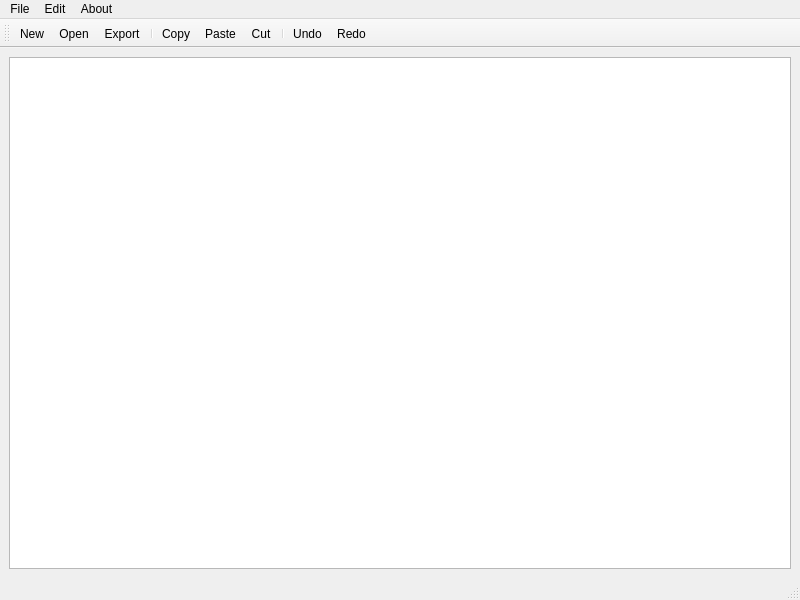
<?xml version="1.0" encoding="UTF-8"?>
<ui version="4.0">
 <class>client</class>
 <widget class="QMainWindow" name="client">
  <property name="geometry">
   <rect>
    <x>0</x>
    <y>0</y>
    <width>800</width>
    <height>600</height>
   </rect>
  </property>
  <property name="windowTitle">
   <string>MainWindow</string>
  </property>
  <widget class="QWidget" name="centralwidget">
   <layout class="QHBoxLayout" name="horizontalLayout">
    <item>
     <widget class="QTextEdit" name="textEdit"/>
    </item>
   </layout>
  </widget>
  <widget class="QMenuBar" name="menubar">
   <property name="geometry">
    <rect>
     <x>0</x>
     <y>0</y>
     <width>800</width>
     <height>22</height>
    </rect>
   </property>
   <widget class="QMenu" name="menuFile">
    <property name="title">
     <string>File</string>
    </property>
    <addaction name="actionNew"/>
    <addaction name="actionOpen"/>
    <addaction name="actionExport"/>
   </widget>
   <widget class="QMenu" name="menuEdit">
    <property name="title">
     <string>Edit</string>
    </property>
    <addaction name="actionCopy"/>
    <addaction name="actionPaste"/>
    <addaction name="actionCut"/>
    <addaction name="separator"/>
    <addaction name="actionUndo"/>
    <addaction name="actionRedo"/>
   </widget>
   <widget class="QMenu" name="menuAbout">
    <property name="title">
     <string>About</string>
    </property>
    <addaction name="actionAbout_Tintero"/>
   </widget>
   <addaction name="menuFile"/>
   <addaction name="menuEdit"/>
   <addaction name="menuAbout"/>
  </widget>
  <widget class="QStatusBar" name="statusbar"/>
  <widget class="QToolBar" name="toolBar">
   <property name="windowTitle">
    <string>toolBar</string>
   </property>
   <attribute name="toolBarArea">
    <enum>TopToolBarArea</enum>
   </attribute>
   <attribute name="toolBarBreak">
    <bool>false</bool>
   </attribute>
   <addaction name="actionNew"/>
   <addaction name="actionOpen"/>
   <addaction name="actionExport"/>
   <addaction name="separator"/>
   <addaction name="actionCopy"/>
   <addaction name="actionPaste"/>
   <addaction name="actionCut"/>
   <addaction name="separator"/>
   <addaction name="actionUndo"/>
   <addaction name="actionRedo"/>
  </widget>
  <action name="actionNew">
   <property name="icon">
    <iconset resource="resources.qrc">
     <normaloff>:/res/img/plus.png</normaloff>:/res/img/plus.png</iconset>
   </property>
   <property name="text">
    <string>New</string>
   </property>
  </action>
  <action name="actionOpen">
   <property name="icon">
    <iconset resource="resources.qrc">
     <normaloff>:/res/img/041-import.png</normaloff>:/res/img/041-import.png</iconset>
   </property>
   <property name="text">
    <string>Open</string>
   </property>
  </action>
  <action name="actionExport">
   <property name="icon">
    <iconset resource="resources.qrc">
     <normaloff>:/res/img/041-export.png</normaloff>:/res/img/041-export.png</iconset>
   </property>
   <property name="text">
    <string>Export</string>
   </property>
  </action>
  <action name="actionCopy">
   <property name="icon">
    <iconset resource="resources.qrc">
     <normaloff>:/res/img/041-copy.png</normaloff>:/res/img/041-copy.png</iconset>
   </property>
   <property name="text">
    <string>Copy</string>
   </property>
  </action>
  <action name="actionPaste">
   <property name="icon">
    <iconset resource="resources.qrc">
     <normaloff>:/res/img/041-paste.png</normaloff>:/res/img/041-paste.png</iconset>
   </property>
   <property name="text">
    <string>Paste</string>
   </property>
  </action>
  <action name="actionCut">
   <property name="icon">
    <iconset resource="resources.qrc">
     <normaloff>:/res/img/041-cut.png</normaloff>:/res/img/041-cut.png</iconset>
   </property>
   <property name="text">
    <string>Cut</string>
   </property>
  </action>
  <action name="actionUndo">
   <property name="icon">
    <iconset resource="resources.qrc">
     <normaloff>:/res/img/041-undo.png</normaloff>:/res/img/041-undo.png</iconset>
   </property>
   <property name="text">
    <string>Undo</string>
   </property>
  </action>
  <action name="actionRedo">
   <property name="icon">
    <iconset resource="resources.qrc">
     <normaloff>:/res/img/041-redo.png</normaloff>:/res/img/041-redo.png</iconset>
   </property>
   <property name="text">
    <string>Redo</string>
   </property>
  </action>
  <action name="actionAbout_Tintero">
   <property name="icon">
    <iconset resource="resources.qrc">
     <normaloff>:/res/img/041-preview.png</normaloff>:/res/img/041-preview.png</iconset>
   </property>
   <property name="text">
    <string>About Tintero</string>
   </property>
  </action>
 </widget>
 <resources>
  <include location="resources.qrc"/>
 </resources>
 <connections/>
</ui>
